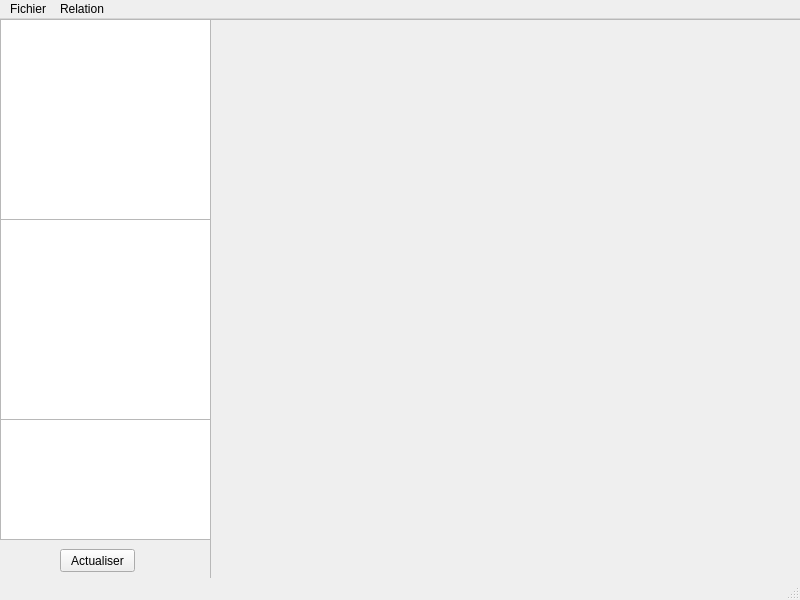
<?xml version="1.0" encoding="UTF-8"?>
<ui version="4.0">
 <class>Plurinotes</class>
 <widget class="QMainWindow" name="Plurinotes">
  <property name="geometry">
   <rect>
    <x>0</x>
    <y>0</y>
    <width>800</width>
    <height>600</height>
   </rect>
  </property>
  <property name="windowTitle">
   <string>MainWindow</string>
  </property>
  <widget class="QWidget" name="centralwidget">
   <widget class="QListWidget" name="noteList">
    <property name="geometry">
     <rect>
      <x>0</x>
      <y>0</y>
      <width>211</width>
      <height>201</height>
     </rect>
    </property>
   </widget>
   <widget class="QListWidget" name="archiveList">
    <property name="geometry">
     <rect>
      <x>0</x>
      <y>400</y>
      <width>211</width>
      <height>121</height>
     </rect>
    </property>
   </widget>
   <widget class="QListWidget" name="taskList">
    <property name="geometry">
     <rect>
      <x>0</x>
      <y>200</y>
      <width>211</width>
      <height>201</height>
     </rect>
    </property>
   </widget>
   <widget class="QPushButton" name="Update">
    <property name="geometry">
     <rect>
      <x>60</x>
      <y>530</y>
      <width>75</width>
      <height>23</height>
     </rect>
    </property>
    <property name="text">
     <string>Actualiser</string>
    </property>
   </widget>
   <widget class="QFrame" name="FrameAffichage">
    <property name="geometry">
     <rect>
      <x>210</x>
      <y>0</y>
      <width>591</width>
      <height>571</height>
     </rect>
    </property>
    <property name="frameShape">
     <enum>QFrame::StyledPanel</enum>
    </property>
    <property name="frameShadow">
     <enum>QFrame::Raised</enum>
    </property>
   </widget>
  </widget>
  <widget class="QMenuBar" name="menubar">
   <property name="geometry">
    <rect>
     <x>0</x>
     <y>0</y>
     <width>800</width>
     <height>21</height>
    </rect>
   </property>
   <widget class="QMenu" name="menuFichier">
    <property name="title">
     <string>Fichier</string>
    </property>
    <widget class="QMenu" name="menuNouveau">
     <property name="title">
      <string>Nouveau</string>
     </property>
     <addaction name="actionArticle"/>
     <addaction name="actionTache"/>
     <addaction name="actionMedia"/>
    </widget>
    <addaction name="menuNouveau"/>
    <addaction name="separator"/>
    <addaction name="actionOuvrir"/>
    <addaction name="actionSupprimer"/>
    <addaction name="actionQuitter_2"/>
   </widget>
   <widget class="QMenu" name="menuEdition">
    <property name="title">
     <string>Relation</string>
    </property>
    <addaction name="actionNouvelleRelation"/>
    <addaction name="actionParcoursRelation"/>
    <addaction name="actionVisualisationRelations"/>
   </widget>
   <addaction name="menuFichier"/>
   <addaction name="menuEdition"/>
  </widget>
  <widget class="QStatusBar" name="statusbar"/>
  <action name="actionOuvrir">
   <property name="text">
    <string>Ouvrir</string>
   </property>
  </action>
  <action name="actionArticle">
   <property name="text">
    <string>Article</string>
   </property>
  </action>
  <action name="actionTache">
   <property name="text">
    <string>Tache</string>
   </property>
  </action>
  <action name="actionMedia">
   <property name="text">
    <string>Media</string>
   </property>
  </action>
  <action name="actionAnnuler_Ctrl_Z">
   <property name="text">
    <string>Annuler (Ctrl+Z)</string>
   </property>
  </action>
  <action name="actionR_tablir_Ctrl_Y">
   <property name="text">
    <string>Rétablir (Ctrl+Y)</string>
   </property>
  </action>
  <action name="actionSauver">
   <property name="text">
    <string>Sauver</string>
   </property>
  </action>
  <action name="actionQuitter">
   <property name="text">
    <string>Quitter</string>
   </property>
  </action>
  <action name="actionNouvelleRelation">
   <property name="text">
    <string>Nouvelle Relation</string>
   </property>
  </action>
  <action name="actionParcoursRelation">
   <property name="text">
    <string>Parcourir les relations</string>
   </property>
  </action>
  <action name="actionSupprimer">
   <property name="text">
    <string>Supprimer</string>
   </property>
  </action>
  <action name="actionQuitter_2">
   <property name="text">
    <string>Quitter</string>
   </property>
  </action>
  <action name="actionVisualisationRelations">
   <property name="text">
    <string>Visualiser les relations</string>
   </property>
  </action>
 </widget>
 <resources/>
 <connections>
  <connection>
   <sender>actionArticle</sender>
   <signal>triggered()</signal>
   <receiver>Plurinotes</receiver>
   <slot>show()</slot>
   <hints>
    <hint type="sourcelabel">
     <x>-1</x>
     <y>-1</y>
    </hint>
    <hint type="destinationlabel">
     <x>399</x>
     <y>299</y>
    </hint>
   </hints>
  </connection>
 </connections>
</ui>
